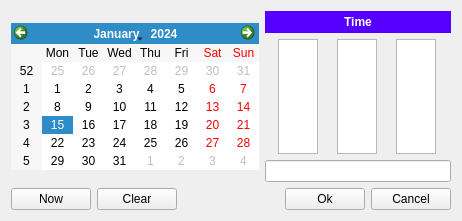
<?xml version="1.0" encoding="UTF-8"?>
<ui version="4.0">
 <class>Form</class>
 <widget class="QWidget" name="Form">
  <property name="geometry">
   <rect>
    <x>0</x>
    <y>0</y>
    <width>462</width>
    <height>221</height>
   </rect>
  </property>
  <property name="sizePolicy">
   <sizepolicy hsizetype="Fixed" vsizetype="Fixed">
    <horstretch>0</horstretch>
    <verstretch>0</verstretch>
   </sizepolicy>
  </property>
  <property name="windowTitle">
   <string>Form</string>
  </property>
  <layout class="QGridLayout" name="gridLayout">
   <item row="0" column="0">
    <layout class="QVBoxLayout" name="verticalLayout_2">
     <item>
      <layout class="QHBoxLayout" name="horizontalLayout_2">
       <item>
        <widget class="QCalendarWidget" name="calendarWidget">
         <property name="sizePolicy">
          <sizepolicy hsizetype="Fixed" vsizetype="Fixed">
           <horstretch>0</horstretch>
           <verstretch>0</verstretch>
          </sizepolicy>
         </property>
         <property name="styleSheet">
          <string notr="true">margin: 0px;</string>
         </property>
        </widget>
       </item>
       <item>
        <layout class="QVBoxLayout" name="verticalLayout">
         <item>
          <widget class="QLabel" name="label">
           <property name="sizePolicy">
            <sizepolicy hsizetype="Preferred" vsizetype="Fixed">
             <horstretch>0</horstretch>
             <verstretch>0</verstretch>
            </sizepolicy>
           </property>
           <property name="minimumSize">
            <size>
             <width>0</width>
             <height>22</height>
            </size>
           </property>
           <property name="font">
            <font>
             <weight>75</weight>
             <bold>true</bold>
            </font>
           </property>
           <property name="styleSheet">
            <string notr="true">background-color: rgb(85, 0, 255);
color: rgb(255, 255, 255);
margin: 0px;</string>
           </property>
           <property name="text">
            <string>Time</string>
           </property>
           <property name="alignment">
            <set>Qt::AlignCenter</set>
           </property>
          </widget>
         </item>
         <item>
          <layout class="QHBoxLayout" name="horizontalLayout_3">
           <item>
            <widget class="QListView" name="hourListView">
             <property name="maximumSize">
              <size>
               <width>40</width>
               <height>16777215</height>
              </size>
             </property>
             <property name="styleSheet">
              <string notr="true">margin: 0px;</string>
             </property>
             <property name="horizontalScrollBarPolicy">
              <enum>Qt::ScrollBarAlwaysOff</enum>
             </property>
            </widget>
           </item>
           <item>
            <widget class="QListView" name="minListView">
             <property name="maximumSize">
              <size>
               <width>40</width>
               <height>16777215</height>
              </size>
             </property>
            </widget>
           </item>
           <item>
            <widget class="QListView" name="secListView">
             <property name="maximumSize">
              <size>
               <width>40</width>
               <height>16777215</height>
              </size>
             </property>
            </widget>
           </item>
          </layout>
         </item>
         <item>
          <widget class="QLineEdit" name="msecLineEdit">
           <property name="text">
            <string/>
           </property>
          </widget>
         </item>
        </layout>
       </item>
      </layout>
     </item>
     <item>
      <layout class="QHBoxLayout" name="horizontalLayout">
       <item>
        <widget class="QPushButton" name="pushButton">
         <property name="text">
          <string>Now</string>
         </property>
        </widget>
       </item>
       <item>
        <widget class="QPushButton" name="pushButton_2">
         <property name="text">
          <string>Clear</string>
         </property>
        </widget>
       </item>
       <item>
        <spacer name="horizontalSpacer_2">
         <property name="orientation">
          <enum>Qt::Horizontal</enum>
         </property>
         <property name="sizeHint" stdset="0">
          <size>
           <width>40</width>
           <height>20</height>
          </size>
         </property>
        </spacer>
       </item>
       <item>
        <widget class="QPushButton" name="pushButton_3">
         <property name="text">
          <string>Ok</string>
         </property>
        </widget>
       </item>
       <item>
        <widget class="QPushButton" name="pushButton_4">
         <property name="text">
          <string>Cancel</string>
         </property>
        </widget>
       </item>
      </layout>
     </item>
    </layout>
   </item>
  </layout>
 </widget>
 <resources/>
 <connections/>
</ui>
